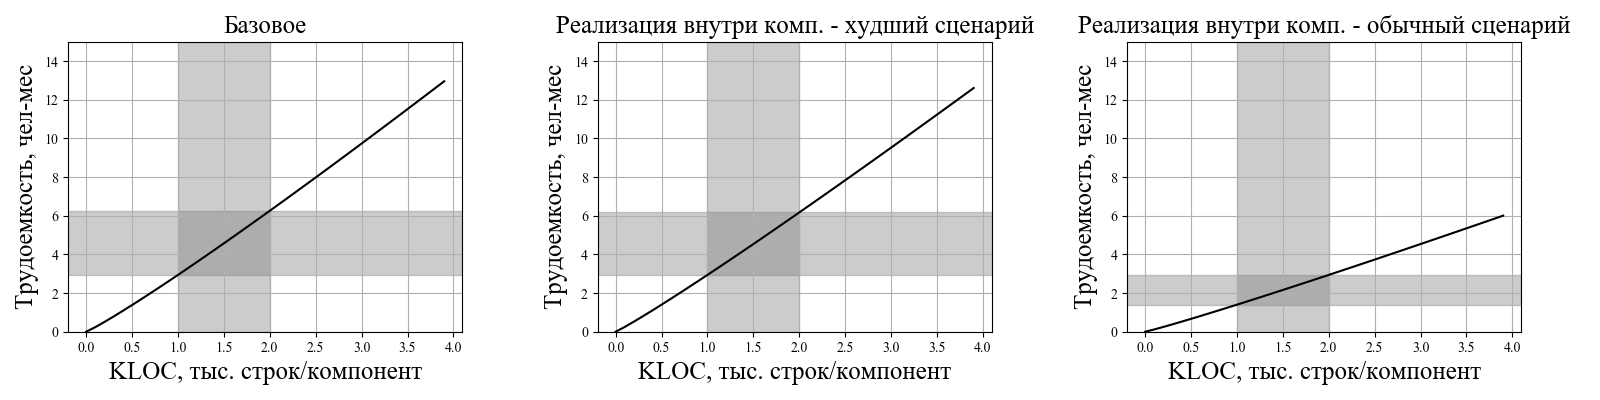

Write Python code to recreate this figure.
# -*- coding: utf-8 -*-

import numpy as np

import matplotlib as matplotlib
matplotlib.use('agg')
import matplotlib.pyplot as plt

def f1(t):
    return 2.94 * np.power(t, 1.09) # dob komp v shablon

def f2(t):
    return 2.94 * np.power(t, 1.07) # real vnutri

matplotlib.rcdefaults()
matplotlib.rcParams['font.family'] = 'fantasy'
matplotlib.rcParams['font.fantasy'] = 'Times New Roman', 'Ubuntu','Arial','Tahoma','Calibri'

t1 = np.arange(0.0, 4.0, 0.1)
t2 = t1
t3 = 0.5*t1

x_begin = 1
x_end = 2
y_lim = 15

plt.figure(figsize = (16,4))

sp = plt.subplot(1,3,1)

plt.xlabel(u"KLOC, тыс. строк/компонент", fontsize=18)
plt.ylabel(u"Трудоемкость, чел-мес", fontsize=18)
plt.plot(t1, f1(t1), 'k')
plt.ylim((0,y_lim))
plt.title(u"Базовое", fontsize=18)

plt.axvspan(x_begin, x_end, color='gray', alpha=0.4)
plt.axhspan(f1(x_begin), f1(x_end), color='gray', alpha=0.4)

plt.grid()

sp1 = plt.subplot(1,3,2)
plt.xlabel(u"KLOC, тыс. строк/компонент", fontsize=18)
plt.ylabel(u"Трудоемкость, чел-мес", fontsize=18)
plt.plot(t1, f2(t2), 'k')
plt.ylim((0,y_lim))
plt.title(u"Реализация внутри комп. - худший сценарий", fontsize=18)

plt.axvspan(x_begin, x_end, color='gray', alpha=0.4)
plt.axhspan(f2(x_begin), f2(x_end), color='gray', alpha=0.4)

plt.grid()


sp1 = plt.subplot(1,3,3)
plt.xlabel(u"KLOC, тыс. строк/компонент", fontsize=18)
plt.ylabel(u"Трудоемкость, чел-мес", fontsize=18)
plt.plot(t1, f2(t3), 'k')
plt.ylim((0,y_lim))
plt.title(u"Реализация внутри комп. - обычный сценарий", fontsize=18)

plt.axvspan(x_begin, x_end, color='gray', alpha=0.4)
plt.axhspan(f2(0.5*x_begin), f2(0.5*x_end), color='gray', alpha=0.4)
plt.tight_layout()
plt.grid()

plt.savefig('vnutri.png')
